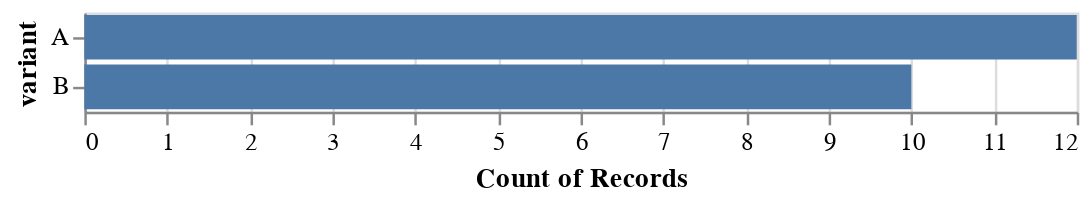

Notebook source saved alongside this figure:
### Code cell
df_br_zero = df_br[df_br[REVENUE]==0]
print('Number of zero records for Booking Requests: {}'.format(len(df_br_zero)))
alt.Chart(df_br_zero).mark_bar().encode(
    x=alt.X('count({})'.format(VARIANT)),
    y=alt.Y(VARIANT)
)

### Figure 1 — Vega-Lite specification as saved in the notebook (floating-point values rounded to 4 significant figures)
{"config": {"view": {"continuousWidth": 400, "continuousHeight": 300}}, "data": {"name": "data-245173ea41e2242ae7a54e70fda9b2a5"}, "mark": "bar", "encoding": {"x": {"type": "nominal", "aggregate": "count", "field": "variant"}, "y": {"type": "nominal", "field": "variant"}}, "$schema": "https://vega.github.io/schema/vega-lite/v4.8.1.json", "datasets": {"data-245173ea41e2242ae7a54e70fda9b2a5": [{"datetime": "2021-08-02 02:28:12", "user_id": "928239809", "variant": "A", "city": "rome", "event_type": "booking_request", "revenue": 0.0}, {"datetime": "2021-08-02 13:56:17", "user_id": "472593431", "variant": "B", "city": "madrid", "event_type": "booking_request", "revenue": 0.0}, {"datetime": "2021-08-06 12:18:19", "user_id": "171967803", "variant": "B", "city": "madrid", "event_type": "booking_request", "revenue": 0.0}, {"datetime": "2021-08-06 23:12:29", "user_id": "840649054", "variant": "B", "city": "rome", "event_type": "booking_request", "revenue": 0.0}, {"datetime": "2021-08-07 06:04:53", "user_id": "471152165", "variant": "B", "city": "london", "event_type": "booking_request", "revenue": 0.0}, {"datetime": "2021-08-07 18:27:00", "user_id": "317599998", "variant": "B", "city": "rome", "event_type": "booking_request", "revenue": 0.0}, {"datetime": "2021-08-08 14:50:01", "user_id": "177906501", "variant": "A", "city": "madrid", "event_type": "booking_request", "revenue": 0.0}, {"datetime": "2021-08-11 17:56:09", "user_id": "402986945", "variant": "B", "city": "rome", "event_type": "booking_request", "revenue": 0.0}, {"datetime": "2021-08-13 07:15:43", "user_id": "636429536", "variant": "B", "city": "rome", "event_type": "booking_request", "revenue": 0.0}, {"datetime": "2021-08-14 13:35:33", "user_id": "466668256", "variant": "B", "city": "madrid", "event_type": "booking_request", "revenue": 0.0}, {"datetime": "2021-08-15 13:43:38", "user_id": "337493785", "variant": "A", "city": "rome", "event_type": "booking_request", "revenue": 0.0}, {"datetime": "2021-08-15 15:40:38", "user_id": "518840046", "variant": "B", "city": "madrid", "event_type": "booking_request", "revenue": 0.0}, {"datetime": "2021-08-15 18:55:56", "user_id": "102074242", "variant": "A", "city": "rome", "event_type": "booking_request", "revenue": 0.0}, {"datetime": "2021-08-16 19:47:59", "user_id": "110856760", "variant": "A", "city": "madrid", "event_type": "booking_request", "revenue": 0.0}, {"datetime": "2021-08-17 15:14:21", "user_id": "203762851", "variant": "A", "city": "madrid", "event_type": "booking_request", "revenue": 0.0}, {"datetime": "2021-08-19 14:46:37", "user_id": "475204413", "variant": "A", "city": "rome", "event_type": "booking_request", "revenue": 0.0}, {"datetime": "2021-08-20 06:28:27", "user_id": "499654148", "variant": "A", "city": "rome", "event_type": "booking_request", "revenue": 0.0}, {"datetime": "2021-08-20 16:00:57", "user_id": "274798652", "variant": "A", "city": "madrid", "event_type": "booking_request", "revenue": 0.0}, {"datetime": "2021-08-21 06:49:06", "user_id": "288863072", "variant": "A", "city": "london", "event_type": "booking_request", "revenue": 0.0}, {"datetime": "2021-08-23 18:53:13", "user_id": "202912284", "variant": "A", "city": "madrid", "event_type": "booking_request", "revenue": 0.0}, {"datetime": "2021-08-24 20:46:40", "user_id": "796347065", "variant": "A", "city": "madrid", "event_type": "booking_request", "revenue": 0.0}, {"datetime": "2021-08-25 16:50:08", "user_id": "809185781", "variant": "B", "city": "rome", "event_type": "booking_request", "revenue": 0.0}]}}
